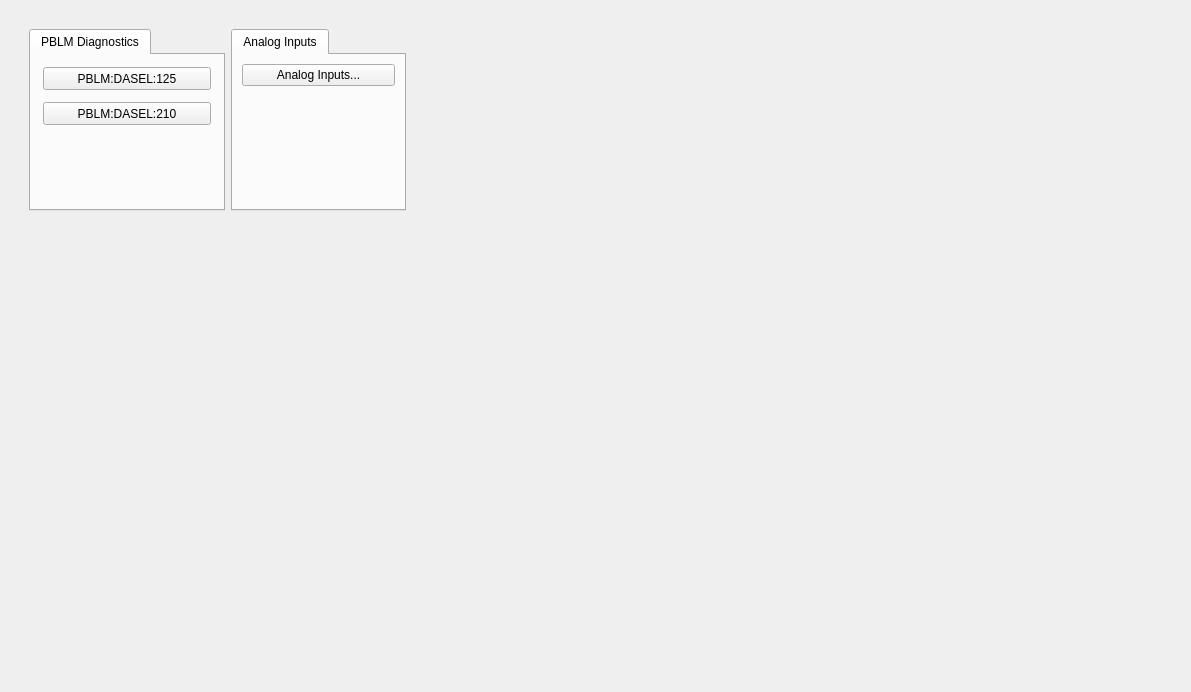
<?xml version="1.0" encoding="UTF-8"?>
<ui version="4.0">
 <class>Form</class>
 <widget class="QWidget" name="Form">
  <property name="geometry">
   <rect>
    <x>0</x>
    <y>0</y>
    <width>1191</width>
    <height>692</height>
   </rect>
  </property>
  <property name="windowTitle">
   <string>MPS DASEL Main</string>
  </property>
  <layout class="QGridLayout" name="gridLayout">
   <item row="0" column="0">
    <widget class="QFrame" name="frame">
     <property name="frameShape">
      <enum>QFrame::NoFrame</enum>
     </property>
     <property name="frameShadow">
      <enum>QFrame::Raised</enum>
     </property>
     <layout class="QGridLayout" name="gridLayout_6">
      <item row="0" column="1">
       <widget class="QFrame" name="frame_4">
        <property name="frameShape">
         <enum>QFrame::NoFrame</enum>
        </property>
        <property name="frameShadow">
         <enum>QFrame::Raised</enum>
        </property>
        <layout class="QGridLayout" name="gridLayout_5">
         <item row="1" column="1">
          <widget class="PyDMDrawingImage" name="PyDMDrawingImage_2">
           <property name="minimumSize">
            <size>
             <width>80</width>
             <height>75</height>
            </size>
           </property>
           <property name="maximumSize">
            <size>
             <width>80</width>
             <height>75</height>
            </size>
           </property>
           <property name="toolTip">
            <string/>
           </property>
           <property name="styleSheet">
            <string notr="true"/>
           </property>
           <property name="brush" stdset="0">
            <brush brushstyle="SolidPattern">
             <color alpha="255">
              <red>193</red>
              <green>193</green>
              <blue>195</blue>
             </color>
            </brush>
           </property>
           <property name="filename" stdset="0">
            <string>lcls_mps_lockup_stacked_digital.png</string>
           </property>
          </widget>
         </item>
         <item row="0" column="1">
          <spacer name="verticalSpacer">
           <property name="orientation">
            <enum>Qt::Vertical</enum>
           </property>
           <property name="sizeHint" stdset="0">
            <size>
             <width>20</width>
             <height>40</height>
            </size>
           </property>
          </spacer>
         </item>
         <item row="0" column="0">
          <spacer name="horizontalSpacer">
           <property name="orientation">
            <enum>Qt::Horizontal</enum>
           </property>
           <property name="sizeHint" stdset="0">
            <size>
             <width>40</width>
             <height>20</height>
            </size>
           </property>
          </spacer>
         </item>
        </layout>
       </widget>
      </item>
      <item row="0" column="0">
       <widget class="QFrame" name="frame_2">
        <property name="frameShape">
         <enum>QFrame::NoFrame</enum>
        </property>
        <property name="frameShadow">
         <enum>QFrame::Plain</enum>
        </property>
        <layout class="QVBoxLayout" name="verticalLayout">
         <item>
          <layout class="QHBoxLayout" name="horizontalLayout">
           <item>
            <widget class="QTabWidget" name="tabWidget">
             <property name="maximumSize">
              <size>
               <width>16777215</width>
               <height>16777215</height>
              </size>
             </property>
             <property name="currentIndex">
              <number>0</number>
             </property>
             <widget class="QWidget" name="tab">
              <attribute name="title">
               <string>PBLM Diagnostics</string>
              </attribute>
              <layout class="QGridLayout" name="gridLayout_8">
               <item row="3" column="0">
                <widget class="PyDMFrame" name="PyDMFrame_4">
                 <property name="minimumSize">
                  <size>
                   <width>174</width>
                   <height>29</height>
                  </size>
                 </property>
                 <property name="maximumSize">
                  <size>
                   <width>174</width>
                   <height>29</height>
                  </size>
                 </property>
                 <property name="toolTip">
                  <string/>
                 </property>
                 <property name="alarmSensitiveBorder" stdset="0">
                  <bool>true</bool>
                 </property>
                 <property name="channel" stdset="0">
                  <string>PBLM:BPN21:424:UP_TIME_SECSUM</string>
                 </property>
                </widget>
               </item>
               <item row="0" column="0">
                <widget class="PyDMFrame" name="PyDMFrame">
                 <property name="minimumSize">
                  <size>
                   <width>174</width>
                   <height>29</height>
                  </size>
                 </property>
                 <property name="maximumSize">
                  <size>
                   <width>174</width>
                   <height>29</height>
                  </size>
                 </property>
                 <property name="toolTip">
                  <string/>
                 </property>
                 <property name="alarmSensitiveBorder" stdset="0">
                  <bool>true</bool>
                 </property>
                 <property name="channel" stdset="0">
                  <string>PBLM:BPN22:424:UP_TIME_SECSUM</string>
                 </property>
                 <widget class="PyDMEDMDisplayButton" name="PyDMEDMDisplayButton_2">
                  <property name="geometry">
                   <rect>
                    <x>3</x>
                    <y>3</y>
                    <width>168</width>
                    <height>23</height>
                   </rect>
                  </property>
                  <property name="minimumSize">
                   <size>
                    <width>150</width>
                    <height>23</height>
                   </size>
                  </property>
                  <property name="toolTip">
                   <string/>
                  </property>
                  <property name="text">
                   <string>PBLM:DASEL:125</string>
                  </property>
                  <property name="filenames" stdset="0">
                   <stringlist>
                    <string>$EDM/mps/mps_pblm_status.edl</string>
                   </stringlist>
                  </property>
                  <property name="titles" stdset="0">
                   <stringlist>
                    <string></string>
                   </stringlist>
                  </property>
                  <property name="showIcon" stdset="0">
                   <bool>false</bool>
                  </property>
                  <property name="macros" stdset="0">
                   <stringlist>
                    <string>BLM=PBLM:DASEL:125</string>
                   </stringlist>
                  </property>
                  <property name="openInNewWindow" stdset="0">
                   <bool>true</bool>
                  </property>
                 </widget>
                </widget>
               </item>
               <item row="2" column="0">
                <widget class="PyDMFrame" name="PyDMFrame_3">
                 <property name="minimumSize">
                  <size>
                   <width>174</width>
                   <height>29</height>
                  </size>
                 </property>
                 <property name="maximumSize">
                  <size>
                   <width>174</width>
                   <height>29</height>
                  </size>
                 </property>
                 <property name="toolTip">
                  <string/>
                 </property>
                 <property name="alarmSensitiveBorder" stdset="0">
                  <bool>true</bool>
                 </property>
                 <property name="channel" stdset="0">
                  <string>PBLM:BPN26:424:UP_TIME_SECSUM</string>
                 </property>
                </widget>
               </item>
               <item row="1" column="0">
                <widget class="PyDMFrame" name="PyDMFrame_2">
                 <property name="minimumSize">
                  <size>
                   <width>174</width>
                   <height>29</height>
                  </size>
                 </property>
                 <property name="maximumSize">
                  <size>
                   <width>174</width>
                   <height>29</height>
                  </size>
                 </property>
                 <property name="toolTip">
                  <string/>
                 </property>
                 <property name="alarmSensitiveBorder" stdset="0">
                  <bool>true</bool>
                 </property>
                 <property name="channel" stdset="0">
                  <string>PBLM:BPN25:424:UP_TIME_SECSUM</string>
                 </property>
                 <widget class="PyDMEDMDisplayButton" name="PyDMEDMDisplayButton_3">
                  <property name="geometry">
                   <rect>
                    <x>3</x>
                    <y>3</y>
                    <width>168</width>
                    <height>23</height>
                   </rect>
                  </property>
                  <property name="toolTip">
                   <string/>
                  </property>
                  <property name="text">
                   <string>PBLM:DASEL:210</string>
                  </property>
                  <property name="filenames" stdset="0">
                   <stringlist>
                    <string>$EDM/mps/mps_pblm_status.edl</string>
                   </stringlist>
                  </property>
                  <property name="titles" stdset="0">
                   <stringlist>
                    <string></string>
                   </stringlist>
                  </property>
                  <property name="showIcon" stdset="0">
                   <bool>false</bool>
                  </property>
                  <property name="macros" stdset="0">
                   <stringlist>
                    <string>BLM=PBLM:DASEL:210</string>
                   </stringlist>
                  </property>
                  <property name="openInNewWindow" stdset="0">
                   <bool>true</bool>
                  </property>
                 </widget>
                </widget>
               </item>
              </layout>
             </widget>
            </widget>
           </item>
           <item>
            <widget class="QTabWidget" name="tabWidget_2">
             <property name="maximumSize">
              <size>
               <width>175</width>
               <height>16777215</height>
              </size>
             </property>
             <property name="currentIndex">
              <number>0</number>
             </property>
             <widget class="QWidget" name="tab_6">
              <attribute name="title">
               <string>Analog Inputs</string>
              </attribute>
              <layout class="QGridLayout" name="gridLayout_7">
               <item row="0" column="0">
                <widget class="PyDMRelatedDisplayButton" name="PyDMRelatedDisplayButton_6">
                 <property name="minimumSize">
                  <size>
                   <width>150</width>
                   <height>20</height>
                  </size>
                 </property>
                 <property name="toolTip">
                  <string/>
                 </property>
                 <property name="text">
                  <string>Analog Inputs...</string>
                 </property>
                 <property name="filenames" stdset="0">
                  <stringlist>
                   <string>mps_threshold_area.py</string>
                  </stringlist>
                 </property>
                 <property name="showIcon" stdset="0">
                  <bool>false</bool>
                 </property>
                 <property name="macros" stdset="0">
                  <stringlist>
                   <string>{&quot;AREA&quot;:&quot;DASEL&quot;}</string>
                  </stringlist>
                 </property>
                 <property name="openInNewWindow" stdset="0">
                  <bool>true</bool>
                 </property>
                </widget>
               </item>
               <item row="1" column="0">
                <spacer name="verticalSpacer_5">
                 <property name="orientation">
                  <enum>Qt::Vertical</enum>
                 </property>
                 <property name="sizeHint" stdset="0">
                  <size>
                   <width>20</width>
                   <height>40</height>
                  </size>
                 </property>
                </spacer>
               </item>
              </layout>
             </widget>
            </widget>
           </item>
           <item>
            <spacer name="horizontalSpacer_2">
             <property name="orientation">
              <enum>Qt::Horizontal</enum>
             </property>
             <property name="sizeHint" stdset="0">
              <size>
               <width>40</width>
               <height>20</height>
              </size>
             </property>
            </spacer>
           </item>
          </layout>
         </item>
         <item>
          <spacer name="verticalSpacer_4">
           <property name="orientation">
            <enum>Qt::Vertical</enum>
           </property>
           <property name="sizeHint" stdset="0">
            <size>
             <width>20</width>
             <height>40</height>
            </size>
           </property>
          </spacer>
         </item>
         <item>
          <spacer name="verticalSpacer_3">
           <property name="orientation">
            <enum>Qt::Vertical</enum>
           </property>
           <property name="sizeHint" stdset="0">
            <size>
             <width>20</width>
             <height>40</height>
            </size>
           </property>
          </spacer>
         </item>
         <item>
          <spacer name="verticalSpacer_2">
           <property name="orientation">
            <enum>Qt::Vertical</enum>
           </property>
           <property name="sizeType">
            <enum>QSizePolicy::Expanding</enum>
           </property>
           <property name="sizeHint" stdset="0">
            <size>
             <width>20</width>
             <height>40</height>
            </size>
           </property>
          </spacer>
         </item>
        </layout>
       </widget>
      </item>
     </layout>
    </widget>
   </item>
  </layout>
 </widget>
 <customwidgets>
  <customwidget>
   <class>PyDMEDMDisplayButton</class>
   <extends>PyDMRelatedDisplayButton</extends>
   <header>edmbutton.edm_button</header>
   <container>1</container>
  </customwidget>
  <customwidget>
   <class>PyDMDrawingImage</class>
   <extends>QWidget</extends>
   <header>pydm.widgets.drawing</header>
  </customwidget>
  <customwidget>
   <class>PyDMFrame</class>
   <extends>QFrame</extends>
   <header>pydm.widgets.frame</header>
   <container>1</container>
  </customwidget>
  <customwidget>
   <class>PyDMRelatedDisplayButton</class>
   <extends>QPushButton</extends>
   <header>pydm.widgets.related_display_button</header>
  </customwidget>
 </customwidgets>
 <resources/>
 <connections/>
</ui>
